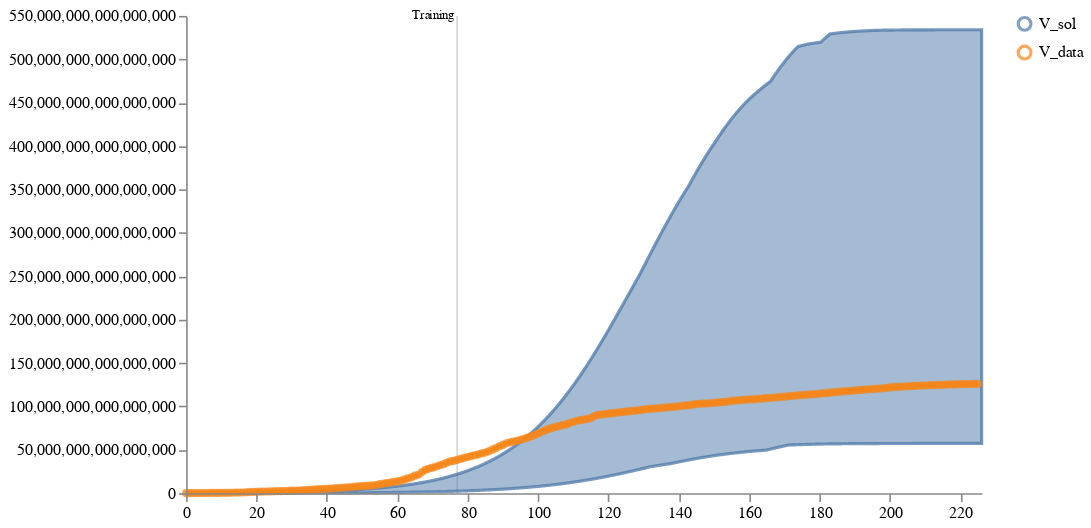

Notebook code cell kept with this figure:
### Markdown cell above
## Plot measured viral load data against uncalibrated model viral load

### Code cell
schema = plots.trajectories(pd.DataFrame(prior_samples["data"]), keep="V_sol",
                            markers={"Training": 77},
                            points=data_whole.reset_index(drop=True).rename(columns={"V":"V_data"}))
schema = plots.pad(schema, 5)
plots.ipy_display(schema)

### Figure 1 — Vega specification as saved in the notebook (floating-point values rounded to 4 significant figures; data arrays with more than 128 entries replaced by an {"elided": "..."} marker saying what was removed)
{"$schema": "https://vega.github.io/schema/vega/v5.json", "axes": [{"name": "x_axis", "orient": "bottom", "scale": "xscale", "zindex": 100}, {"name": "y_axis", "orient": "left", "scale": "yscale", "zindex": 100}], "data": [{"name": "distributions", "values": {"elided": "2261 records"}}, {"name": "traces", "transform": [{"expr": "isValid(datum.value)", "type": "filter"}], "values": []}, {"name": "points", "values": {"elided": "226 records"}}, {"name": "markers", "values": [{"label": "Training", "timepoint": 77}]}, {"name": "selected", "on": [{"remove": true, "trigger": "clear"}, {"remove": true, "trigger": "!shift"}, {"insert": "clicked", "trigger": "!shift && clicked"}, {"toggle": "clicked", "trigger": "shift && clicked"}]}], "height": 300, "legends": [{"encode": {"labels": {"interactive": true, "name": "legendLabel", "update": {"opacity": [{"test": "!length(data('selected')) || indata('selected', 'value', datum.value)", "value": 1}, {"value": 0.25}]}}, "symbols": {"interactive": true, "name": "legendSymbol", "update": {"fill": {"value": "transparent"}, "opacity": [{"test": "!length(data('selected')) || indata('selected', 'value', datum.value)", "value": 0.7}, {"value": 0.15}], "size": {"value": 64}, "strokeWidth": {"value": 2}}}}, "name": "color_legend", "stroke": "color"}], "marks": [{"from": {"facet": {"data": "points", "groupby": "trajectory", "name": "points_split"}}, "marks": [{"encode": {"hover": {"fillOpacity": {"value": 0.9}}, "update": {"fill": {"field": "trajectory", "scale": "color"}, "fillOpacity": [{"test": "!length(data('selected')) || indata('selected', 'value', datum.trajectory)", "value": 0.5}, {"value": 0.15}], "size": {"value": 10}, "stroke": {"field": "trajectory", "scale": "color"}, "strokeOpacity": [{"test": "!length(data('selected')) || indata('selected', 'value', datum.trajectory)", "value": 0.75}, {"value": 0.15}], "strokeWidth": {"value": 2}, "tooltip": {"field": "value"}, "x": {"field": "timepoint", "scale": "xscale"}, "y": {"field": "value", "scale": "yscale"}}}, "from": {"data": "points_split"}, "name": "_points_symbol", "type": "symbol", "zindex": 3}, {"encode": {"hover": {"fillOpacity": {"value": 0.9}}, "update": {"interpolate": {"value": "linear"}, "stroke": {"field": "trajectory", "scale": "color"}, "strokeOpacity": [{"test": "!length(data('selected')) || indata('selected', 'value', datum.trajectory)", "value": 0.3}, {"value": 0.1}], "strokeWidth": {"value": 2}, "x": {"field": "timepoint", "scale": "xscale"}, "y": {"field": "value", "scale": "yscale"}}}, "from": {"data": "points_split"}, "name": "_points_line", "type": "line", "zindex": 3}], "name": "_points", "type": "group", "zindex": 3}, {"from": {"facet": {"data": "traces", "groupby": "trajectory", "name": "traces_split"}}, "marks": [{"encode": {"hover": {"fillOpacity": {"value": 0.9}}, "update": {"interpolate": {"value": "linear"}, "stroke": {"field": "trajectory", "scale": "color"}, "strokeOpacity": [{"test": "!length(data('selected')) || indata('selected', 'value', datum.trajectory)", "value": 0.75}, {"value": 0.15}], "strokeWidth": {"value": 2}, "x": {"field": "timepoint", "scale": "xscale"}, "y": {"field": "value", "scale": "yscale"}}}, "from": {"data": "traces_split"}, "name": "_traces_lines", "type": "line"}], "name": "_traces", "type": "group", "zindex": 2}, {"from": {"facet": {"data": "distributions", "groupby": "trajectory", "name": "trajectory_split"}}, "marks": [{"encode": {"hover": {"fillOpacity": {"value": 0.9}}, "update": {"fill": {"field": "trajectory", "scale": "color"}, "fillOpacity": [{"test": "!length(data('selected')) || indata('selected', 'value', datum.trajectory)", "value": 0.5}, {"value": 0.15}], "interpolate": {"value": "linear"}, "stroke": {"field": "trajectory", "scale": "color"}, "strokeOpacity": [{"test": "!length(data('selected')) || indata('selected', 'value', datum.trajectory)", "value": 0.75}, {"value": 0.15}], "strokeWidth": {"value": 2}, "x": {"field": "timepoint", "scale": "xscale"}, "y": {"field": "upper", "scale": "yscale"}, "y2": {"field": "lower", "scale": "yscale"}}}, "from": {"data": "trajectory_split"}, "type": "area"}], "name": "_distributions", "type": "group", "zindex": 1}, {"marks": [{"encode": {"enter": {"stroke": {"value": "lightgray"}}, "update": {"opacity": {"value": 1}, "x": {"field": "timepoint", "scale": "xscale"}, "y": {"signal": "height"}, "y2": {"value": 0}}}, "from": {"data": "markers"}, "name": "_marker text", "type": "rule"}, {"encode": {"enter": {"fontSize": {"value": 8}, "text": {"field": "datum.label"}, "y": {"value": 0}}}, "from": {"data": "_marker text"}, "name": "_marker flags", "transform": [{"as": ["x", "_y", "opacity", "align", "baseline"], "lineAnchor": "start", "offset": [1], "size": {"signal": "[width, height]"}, "type": "label"}], "type": "text"}], "name": "_markers", "type": "group"}], "padding": 5, "scales": [{"domain": {"fields": [{"data": "distributions", "field": "timepoint"}, {"data": "traces", "field": "timepoint"}, {"data": "points", "field": "timepoint"}, {"data": "markers", "field": "timepoint"}]}, "name": "xscale", "range": "width", "type": "linear", "zero": false}, {"domain": {"fields": [{"data": "distributions", "field": "lower"}, {"data": "distributions", "field": "upper"}, {"data": "traces", "field": "value"}, {"data": "points", "field": "value"}]}, "name": "yscale", "nice": true, "range": "height", "type": "linear", "zero": true}, {"domain": {"fields": [{"data": "distributions", "field": "trajectory"}, {"data": "traces", "field": "trajectory"}, {"data": "points", "field": "trajectory"}]}, "name": "color", "range": "category", "type": "ordinal"}], "signals": [{"name": "clear", "on": [{"events": "mouseup[!event.item]", "force": true, "update": "true"}], "value": true}, {"name": "shift", "on": [{"events": "@legendSymbol:click, @legendLabel:click", "force": true, "update": "event.shiftKey"}], "value": false}, {"name": "clicked", "on": [{"events": "@legendSymbol:click, @legendLabel:click", "force": true, "update": "{value: datum.value}"}], "value": null}], "width": 500}
